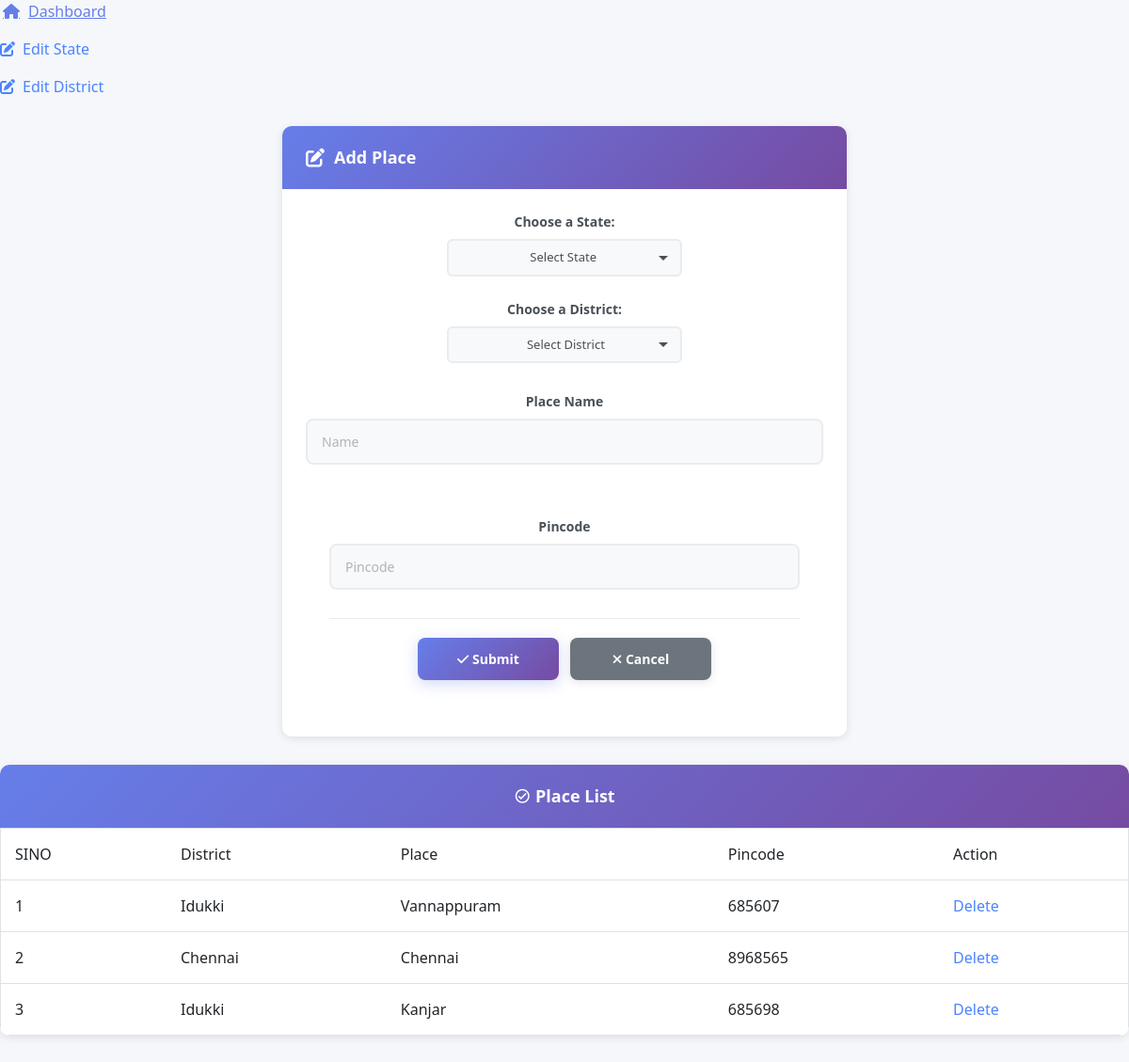
The app's page /Admin/place.php with its own data.
### tables this page shows
CREATE TABLE `tbl_place` (
  `place_id` int(11) NOT NULL,
  `place_name` varchar(50) NOT NULL,
  `place_pincode` int(11) NOT NULL,
  `district_id` int(11) NOT NULL
);

CREATE TABLE `tbl_district` (
  `district_id` int(11) NOT NULL,
  `district_name` varchar(50) NOT NULL,
  `state_id` int(11) NOT NULL
);

### Admin/place.php (the view, shortened to what this page needs)
<?php
include("../Assets/Connection/connection.php");
		?>
<!DOCTYPE html PUBLIC "-//W3C//DTD XHTML 1.0 Transitional//EN" "http://www.w3.org/TR/xhtml1/DTD/xhtml1-transitional.dtd">
<html xmlns="http://www.w3.org/1999/xhtml">
<head>
<link rel="stylesheet" href="https://cdnjs.cloudflare.com/ajax/libs/MaterialDesign-Webfont/7.0.96/css/materialdesignicons.min.css">
    <link href="https://cdnjs.cloudflare.com/ajax/libs/bootstrap/5.3.0/css/bootstrap.min.css" rel="stylesheet">
    <link rel="stylesheet" href="https://cdnjs.cloudflare.com/ajax/libs/font-awesome/6.4.0/css/all.min.css">
   <link rel="stylesheet" href="../Assets/Templates/Admin/Admin-Template/Styles/Dashboard.css">
    <link rel="stylesheet" href="../Assets/Templates/Admin/Admin-Template/Styles/ButtonImage.css">
	  <link rel="stylesheet" href="../Assets/Templates/Admin/Admin-Template/Styles/FormsTextbox.css">
    <link rel="stylesheet" href="../Assets/Templates/Admin/Admin-Template/Styles/Dropdown.css">
</head>
<body>
 <p> <a href="AdminHome.php" class="link-with-icon">
        <i class="fas fa-home"></i>
        Dashboard
        </a>
</p>
<p> <a href="State.php" class="link-with-icon">
        <i class="fas fa-edit"></i>
        Edit State
        </a>
</p>
<p> <a href="District.php" class="link-with-icon">
        <i class="fas fa-edit"></i>
        Edit District
        </a>
</p>
<center>
<form id="form1" name="form1" method="post" action="">
<div class="form-container">
<div class="form-header">
<i class="fas fa-edit"></i> Add Place
</div>
<br>
    <label for="txt_name2" class="form-label" style="display:block; text-align:center;">Choose a State:</label>
				<select name="state" id="state" class="custom-dropdown" onChange="getDistrict(this.value)">
    			<option value="">&nbsp&nbsp&nbsp&nbsp&nbsp&nbsp&nbsp&nbsp&nbsp&nbsp&nbsp&nbsp&nbsp&nbsp&nbsp&nbsp&nbsp&nbsp&nbsp&nbsp&nbsp
            Select State  </option>
</select>
<br><br>
	<label for="txt_name2" class="form-label" style="display:block; text-align:center;">Choose a District:</label>
				<select name="sel_district" id="sel_district" class="custom-dropdown">
                <option value="">&nbsp&nbsp&nbsp&nbsp&nbsp&nbsp&nbsp&nbsp&nbsp&nbsp&nbsp&nbsp&nbsp&nbsp&nbsp&nbsp&nbsp&nbsp&nbsp&nbsp&nbspSelect District</option>
</select>
<br>
      <div class="form-body">
      <div class="form-group">
        <label for="txt_name2" class="form-label">Place Name</label>
      <input type="text" name="txt_name" id="txt_name" class="form-control" placeholder="Name" required/>
      </div>
    <div class="form-body">
    <div class="form-group">
    <label for="txt_name2" class="form-label">Pincode</label>
    <input type="text" name="txt_pincode" id="txt_pincode" class="form-control" placeholder="Pincode" required/>
    </div>
    <div class="form-actions">
        <button type="submit" name="btn_submit" id="btn_submit" class="btn-primary">
          <i class="fas fa-check"></i> Submit
        </button>
        <button type="reset" name="txt_cancel" id="txt_cancel" class="btn-secondary">
          <i class="fas fa-times"></i> Cancel
        </button>
      </div>
    </div>
</div>
</div>
</form>
<div class="table-container">
<div class="table-header">
<i class="mdi mdi-check-circle-outline"></i> Place List
</div>
  <div class="table-responsive">
<table border="1" height="" class="table">
   <tr>
         <td>SINO</td>
         <td>District</td>
         <td>Place</td>
         <td>Pincode</td>
         <td>Action</td>
   </tr>
   <?php
   $i=0;
   $selqry="select * from tbl_place p inner join tbl_district d on p.district_id=d.district_id";
   $rows=$con->query($selqry);
   while($data=$rows->fetch_assoc())
   {
	    $i++;
	?>
	<tr>
	    <td><?php echo $i ?></td>
        <td><?php echo $data['district_name'] ?></td>
        <td><?php echo $data['place_name'] ?></td>
        <td><?php echo $data['place_pincode'] ?></td>
        <td><a href="place.php?clrID=<?php echo $data['place_id']?>">Delete</a></td>
</tr>
   <?php
   }
   ?>
</table>
 </div>
 </div>
</center>
</body>
</html>

### Assets/Templates/Admin/Admin-Template/Styles/Dashboard.css (style rules this page uses)
:root { --primary-color: #4c84ff; --secondary-color: #6c757d; --success-color: #28a745; --danger-color: #dc3545; --warning-color: #ffc107; --info-color: #17a2b8; --light-color: #f8f9fa; --dark-color: #343a40; --sidebar-width: 280px; }
* { margin: 0; padding: 0; box-sizing: border-box; }
body { font-family: 'Segoe UI', Tahoma, Geneva, Verdana, sans-serif; background-color: #f5f7fa; color: #333; }
.table-container { background: white; border-radius: 10px; box-shadow: 0 2px 10px rgba(0,0,0,0.1); margin-bottom: 30px; overflow: hidden; }
.table-header { background: linear-gradient(135deg, #667eea 0%, #764ba2 100%); color: white; padding: 20px 25px; font-size: 18px; font-weight: 600; }
.table-responsive { border-radius: 0 0 10px 10px; }
.table { margin-bottom: 0; }
.table td { padding: 15px; vertical-align: middle; border-bottom: 1px solid #dee2e6; }
.table-container { animation: fadeIn 0.5s ease; }

### Assets/Templates/Admin/Admin-Template/Styles/ButtonImage.css (style rules this page uses)
.btn-primary { padding: 12px 30px; background: linear-gradient(135deg, #667eea 0%, #764ba2 100%); color: white; border: none; border-radius: 8px; font-size: 14px; font-weight: 600; cursor: pointer; text-decoration: none; display: inline-block; transition: all 0.3s ease; box-shadow: 0 4px 15px rgba(102, 126, 234, 0.3); }
.btn-secondary { padding: 12px 30px; background: #6c757d; color: white; border: none; border-radius: 8px; font-size: 14px; font-weight: 600; cursor: pointer; text-decoration: none; display: inline-block; transition: all 0.3s ease; box-shadow: 0 2px 10px rgba(108, 117, 125, 0.2); }
a { color: #4c84ff; text-decoration: none; transition: all 0.3s ease; }
.link-with-icon { display: inline-flex; align-items: center; gap: 8px; color: #4c84ff; text-decoration: none; font-weight: 500; transition: all 0.3s ease; }
.link-with-icon i { font-size: 16px; transition: transform 0.3s ease; }

### Assets/Templates/Admin/Admin-Template/Styles/FormsTextbox.css (style rules this page uses)
.form-container { background: white; border-radius: 10px; box-shadow: 0 2px 10px rgba(0,0,0,0.1); max-width: 600px; margin: 30px auto; overflow: hidden; animation: fadeIn 0.5s ease; }
.form-header { background: linear-gradient(135deg, #667eea 0%, #764ba2 100%); color: white; padding: 20px 25px; font-size: 18px; font-weight: 600; display: flex; align-items: center; gap: 10px; }
.form-header i { font-size: 20px; }
.form-body { padding: 30px 25px; }
.form-group { margin-bottom: 25px; }
.form-label { display: block; margin-bottom: 8px; color: #495057; font-weight: 600; font-size: 14px; }
.form-control { width: 100%; padding: 12px 15px; border: 2px solid #e9ecef; border-radius: 8px; font-size: 14px; font-family: 'Segoe UI', Tahoma, Geneva, Verdana, sans-serif; color: #495057; background-color: #f8f9fa; transition: all 0.3s ease; outline: none; }
.form-control::placeholder { color: #adb5bd; }
.form-actions { display: flex; gap: 12px; justify-content: center; margin-top: 30px; padding-top: 20px; border-top: 1px solid #e9ecef; }
.form-actions button, .form-actions input[type="submit"], .form-actions input[type="reset"], .form-actions input[type="button"] { flex: 1; max-width: 150px; }

### Assets/Templates/Admin/Admin-Template/Styles/Dropdown.css (style rules this page uses)
.custom-dropdown { width: 250px; padding: 8px 12px; border: 2px solid #e9ecef; border-radius: 6px; font-size: 13px; font-family: 'Segoe UI', Tahoma, Geneva, Verdana, sans-serif; color: #495057; background-color: #f8f9fa; cursor: pointer; transition: all 0.3s ease; outline: none; background-repeat: no-repeat; background-position: right 12px center; padding-right: 32px; appearance: none; }
.custom-dropdown option { padding: 6px 8px; font-size: 13px; color: #495057; background: white; }

### records on screen
tbl_place: district.district_name "Idukki", place_name "Vannappuram", place_pincode "685607"
tbl_place: district.district_name "Chennai", place_name "Chennai", place_pincode "8968565"
tbl_place: district.district_name "Idukki", place_name "Kanjar", place_pincode "685698"
